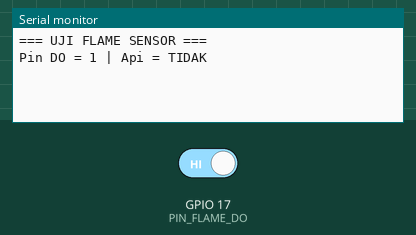
This sketch was run on a simulated ESP32. Parts: the last lines printed to the serial monitor. The test bench sets the inputs (shaded band); at power-on: GPIO 17 (PIN_FLAME_DO) HIGH.

Above: at 1.7 s.
1.8 s: GPIO 17 (PIN_FLAME_DO) driven LOW
At 2.4 s:
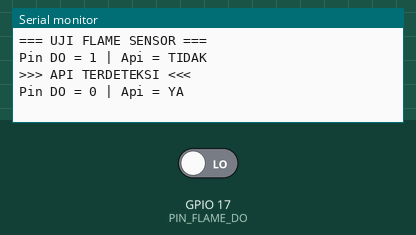
3.5 s: GPIO 17 (PIN_FLAME_DO) driven HIGH
At 3.9 s:
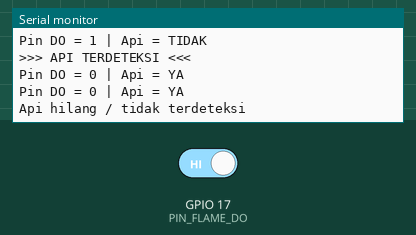

The sketch:

04_Uji_Flame.ino
```cpp
// ============================================================
// PENGUJIAN KOMPONEN: Flame Sensor (keluaran digital DO)
// Pin DO  : GPIO 17
// Polaritas: FLAME_ACTIVE_LOW = true -> api terdeteksi saat pin LOW
// Cara uji: dekatkan api (korek/lilin) dengan jarak aman ke sensor,
//           atur potensiometer modul bila sensitivitas kurang.
// ============================================================
#include <Arduino.h>

const int PIN_FLAME_DO = 17;
const bool FLAME_ACTIVE_LOW = true;

bool lastState = false;
unsigned long lastPrint = 0;

bool readFlame() {
  int v = digitalRead(PIN_FLAME_DO);
  return FLAME_ACTIVE_LOW ? (v == LOW) : (v == HIGH);
}

void setup() {
  Serial.begin(115200);
  delay(500);
  Serial.println("\n=== UJI FLAME SENSOR ===");
  pinMode(PIN_FLAME_DO, FLAME_ACTIVE_LOW ? INPUT_PULLUP : INPUT_PULLDOWN);
  lastState = readFlame();
}

void loop() {
  bool f = readFlame();

  // Cetak saat terjadi perubahan
  if (f != lastState) {
    lastState = f;
    Serial.println(f ? ">>> API TERDETEKSI <<<" : "Api hilang / tidak terdeteksi");
  }

  // Cetak berkala
  if (millis() - lastPrint >= 1000) {
    lastPrint = millis();
    Serial.printf("Pin DO = %d | Api = %s\n", digitalRead(PIN_FLAME_DO), f ? "YA" : "TIDAK");
  }
}
```

Measured:
- after the input at 1.8 s, the serial monitor: prints a new line at once (image 1)
- after the input at 3.5 s, the serial monitor: prints a new line at once (image 2)
